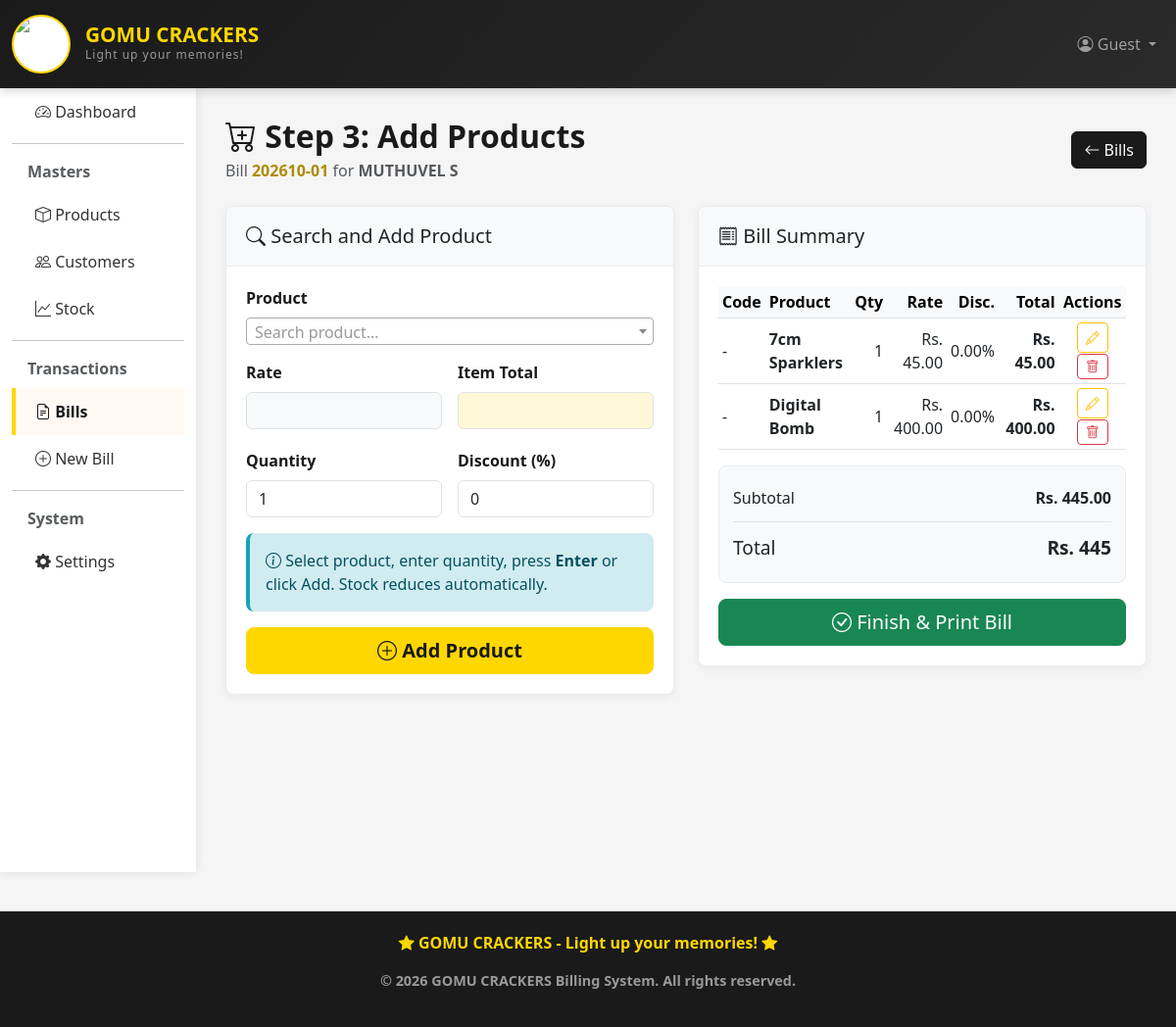
The app's page /billing/bills/39/items/ with its own data.
### billing_app/models.py (models this page shows, shortened)
class Bill(models.Model):
    PAYMENT_CHOICES = [
        ('cash', 'Cash'),
        ('card', 'Card'),
        ('upi', 'UPI'),
        ('cheque', 'Cheque'),
    ]
    bill_number = models.CharField(max_length=30, unique=True, blank=True, null=True, editable=False)
    bill_sequence = models.PositiveIntegerField(default=1)
    customer = models.ForeignKey(Customer, on_delete=models.SET_NULL, null=True, blank=True)
    bill_date = models.DateTimeField(auto_now_add=True)
    subtotal = models.DecimalField(max_digits=10, decimal_places=2, default=0)
    discount_percent = models.DecimalField(max_digits=5, decimal_places=2, default=0)
    discount_amount = models.DecimalField(max_digits=10, decimal_places=2, default=0)
    total_amount = models.DecimalField(max_digits=10, decimal_places=2, default=0)
    payment_method = models.CharField(max_length=10, choices=PAYMENT_CHOICES, default='cash')
    payment_received = models.DecimalField(max_digits=10, decimal_places=2, default=0)
    change_amount = models.DecimalField(max_digits=10, decimal_places=2, default=0)
    is_completed = models.BooleanField(default=False)
    notes = models.TextField(blank=True, null=True)
    created_at = models.DateTimeField(auto_now_add=True)
    updated_at = models.DateTimeField(auto_now=True)
    class Meta:
        ordering = ['-bill_date']

class Customer(models.Model):
    name = models.CharField(max_length=100)
    phone = models.CharField(max_length=15)
    email = models.EmailField(blank=True, null=True)
    address = models.TextField(blank=True, null=True)
    city = models.CharField(max_length=50, blank=True, null=True)
    created_at = models.DateTimeField(auto_now_add=True)
    updated_at = models.DateTimeField(auto_now=True)
    class Meta:
        ordering = ['-created_at']

class BillItem(models.Model):
    bill = models.ForeignKey(Bill, on_delete=models.CASCADE)
    product = models.ForeignKey(Product, on_delete=models.CASCADE)
    quantity = models.PositiveIntegerField(default=1)
    unit = models.CharField(max_length=20, blank=True, null=True, help_text='Unit of this item')
    unit_price = models.DecimalField(max_digits=10, decimal_places=2)
    item_discount = models.DecimalField(max_digits=5, decimal_places=2, default=0)
    item_total = models.DecimalField(max_digits=10, decimal_places=2, default=0)

class Product(models.Model):
    CATEGORY_CHOICES = [
        ('cracker', 'Cracker'),
        ('sparklers', 'Sparklers'),
        ('fancy', 'Fancy'),
        ('bomb', 'Bomb'),
        ('fountain', 'Fountain'),
        ('other', 'Other'),
    ]
    UNIT_CHOICES = [
        ('packet', 'Packet'),
        ('piece', 'Piece'),
        ('box', 'Box'),
        ('case', 'Case'),
    ]
    code = models.CharField(max_length=50, blank=True, null=True, unique=True, help_text='Product code/SKU')
    name = models.CharField(max_length=100)
    category = models.CharField(max_length=20, choices=CATEGORY_CHOICES, default='other')
    unit = models.CharField(max_length=20, choices=UNIT_CHOICES, default='piece', help_text='Unit of measurement')
    price = models.DecimalField(max_digits=10, decimal_places=2)
    quantity = models.IntegerField(default=0)  # Current stock
    description = models.TextField(blank=True, null=True)
    created_at = models.DateTimeField(auto_now_add=True)
    updated_at = models.DateTimeField(auto_now=True)
    class Meta:
        ordering = ['-created_at']
    def __str__(self):
        if self.code:
            return f"[{self.code}] {self.name} ({self.get_unit_display()}) - Stock: {self.quantity}"
        return f"{self.name} ({self.get_unit_display()}) - Stock: {self.quantity}"

### billing_app/views.py (the view)
# urls.py: path('bills/<int:pk>/items/', views.bill_items, name='bill_items'),
def bill_items(request, pk):
    bill = get_object_or_404(Bill, pk=pk)
    if request.method == 'POST':
        form = BillItemForm(request.POST)
        if form.is_valid():
            try:
                item = form.save(commit=False)
                item.bill = bill
                item.save()
                bill.calculate_total()
                messages.success(request, f'{item.product.name} added to bill!')
                return redirect('bill_items', pk=pk)
            except ValueError as e:
                messages.error(request, str(e))
    else:
        form = BillItemForm()
    items = bill.billitem_set.all()
    products = Product.objects.all()
    context = {
        'bill': bill,
        'form': form,
        'items': items,
        'products': products
    }
    return render(request, 'billing/bill_items.html', context)

### billing_app/forms.py
class BillItemForm(forms.ModelForm):
    product = forms.ModelChoiceField(
        queryset=Product.objects.all(),
        empty_label="-- Select Product --",
        widget=forms.Select(attrs={
            'class': 'form-control',
            'id': 'product_select'
        })
    )
    class Meta:
        model = BillItem
        fields = ['product', 'quantity', 'item_discount']
        widgets = {
            'product': forms.Select(attrs={'class': 'form-control', 'id': 'product_select'}),
            'quantity': forms.NumberInput(attrs={'class': 'form-control', 'min': '1', 'id': 'quantity_input'}),
            'item_discount': forms.NumberInput(attrs={'class': 'form-control', 'step': '0.01', 'id': 'discount_input'}),
        }
        labels = {
            'product': 'Select Product',
            'quantity': 'Quantity',
            'item_discount': 'Discount (%)',
        }

### billing_app/templates/billing/bill_items.html (shortened to what this page needs)
{% extends 'billing/base.html' %}
{% block content %}
<div class="d-flex justify-content-between align-items-center gap-3 mb-4 flex-wrap">
    <div>
        <h1 class="page-title mb-1"><i class="bi bi-cart-plus"></i> Step 3: Add Products</h1>
        <div class="text-muted">
            Bill <strong style="color:#b08a00;">{{ bill.bill_number }}</strong>
            {% if bill.customer %}for <strong>{{ bill.customer.name }}</strong>{% else %}for <strong>Walk-in Customer</strong>{% endif %}
        </div>
    </div>
    <a href="{% url 'bill_list' %}" class="btn btn-secondary">
        <i class="bi bi-arrow-left"></i> Bills
    </a>
</div>
<div class="row g-4">
    <div class="col-lg-6">
        <div class="billing-card">
            <div class="billing-card-header">
                <h5 class="mb-0"><i class="bi bi-search"></i> Search and Add Product</h5>
            </div>
            <div class="billing-card-body">
                <form method="POST" id="add-item-form">
                    <div class="mb-3">
                        <label for="product_select" class="form-label">Product</label>
                    </div>
                    <div class="row g-3">
                        <div class="col-md-6">
                            <label class="form-label">Rate</label>
                            <input type="text" id="unit_price_display" class="form-control counter-readonly" readonly>
                        </div>
                        <div class="col-md-6">
                            <label class="form-label">Item Total</label>
                            <input type="text" id="item_total_display" class="form-control counter-total" readonly>
                        </div>
                    </div>
                    <div class="row g-3 mt-1">
                        <div class="col-md-6">
                            <label for="quantity_input" class="form-label">Quantity</label>
                            {{ form.quantity }}
                        </div>
                        <div class="col-md-6">
                            <label for="discount_input" class="form-label">Discount (%)</label>
                            {{ form.item_discount }}
                        </div>
                    </div>
                    <div class="alert alert-info mt-3">
                        <i class="bi bi-info-circle"></i>
                        Select product, enter quantity, press <strong>Enter</strong> or click Add. Stock reduces automatically.
                    </div>
                    <button type="submit" class="btn btn-primary btn-lg w-100">
                        <i class="bi bi-plus-circle"></i> Add Product
                    </button>
                </form>
            </div>
        </div>
    </div>
    <div class="col-lg-6">
        <div class="billing-card">
            <div class="billing-card-header">
                <h5 class="mb-0"><i class="bi bi-receipt"></i> Bill Summary</h5>
            </div>
            <div class="billing-card-body">
                {% if items %}
                <div class="table-responsive">
                    <table class="table table-sm table-hover align-middle">
                        <thead class="table-light">
                            <tr>
                                <th>Code</th>
                                <th>Product</th>
                                <th class="text-end">Qty</th>
                                <th class="text-end">Rate</th>
                                <th class="text-end">Disc.</th>
                                <th class="text-end">Total</th>
                                <th class="text-center">Actions</th>
                            </tr>
                        </thead>
                        <tbody>
                            {% for item in items %}
                            <tr id="item-row-{{ item.id }}">
                                <td>{{ item.product.code|default:"-" }}</td>
                                <td><strong>{{ item.product.name }}</strong></td>
                                <td class="text-end">
                                    <span class="item-display" id="qty-display-{{ item.id }}">{{ item.quantity }}</span>
                                </td>
                                <td class="text-end">Rs. {{ item.unit_price }}</td>
                                <td class="text-end">
                                    <span class="item-display" id="disc-display-{{ item.id }}">{{ item.item_discount }}%</span>
                                </td>
                                <td class="text-end fw-bold" id="total-{{ item.id }}">Rs. {{ item.item_total }}</td>
                                <td class="text-center">
                                    <button class="btn btn-sm btn-outline-warning edit-btn"
                                            onclick="startEdit({{ item.id }})" title="Edit">
                                        <i class="bi bi-pencil"></i>
                                    </button>
                                    <a href="{% url 'remove_bill_item' bill.id item.id %}"
                                       class="btn btn-sm btn-outline-danger remove-btn"
                                       title="Remove {{ item.product.name }}"
                                       onclick="return confirm('Remove {{ item.product.name }} from bill?')">
                                        <i class="bi bi-trash"></i>
                                    </a>
                                </td>
                            </tr>
                            {% endfor %}
                        </tbody>
                    </table>
                </div>
                <div class="bill-total-box">
                    <div><span>Subtotal</span><strong>Rs. {{ bill.subtotal }}</strong></div>
                    <div class="grand-total">
                        <span>Total</span>
                        <strong>Rs. {{ bill.total_amount|floatformat:"0" }}</strong>
                    </div>
                </div>
                <a href="{% url 'bill_finalize' bill.id %}" class="btn btn-success btn-lg w-100 mt-3">
                    <i class="bi bi-check-circle"></i> Finish &amp; Print Bill
                </a>
                {% else %}
                <div class="empty-bill">
                    <i class="bi bi-bag-plus"></i>
                    <h5>No products added yet</h5>
                    <p class="text-muted">Search a product and add it to start the bill.</p>
                </div>
                {% endif %}
            </div>
        </div>
    </div>
</div>
<link href="https://cdn.jsdelivr.net/npm/select2@4.1.0-rc.0/dist/css/select2.min.css" rel="stylesheet">
{% endblock %}

### billing_app/templates/billing/base.html (style rules this page uses)
:root { --primary-color: #FFD700; --secondary-color: #1a1a1a; --light-color: #FFF8F3; --dark-color: #1a1a1a; }
body { background-color: #f5f5f5; font-family: 'Segoe UI', Tahoma, Geneva, Verdana, sans-serif; }
.btn-primary { background-color: var(--primary-color); border-color: var(--primary-color); color: var(--secondary-color); font-weight: 600; }
.btn-secondary { background-color: var(--secondary-color); border-color: var(--secondary-color); color: white; }
.page-title { color: var(--secondary-color); font-weight: 700; margin-bottom: 30px; font-size: 2rem; }
.form-label { font-weight: 600; color: var(--secondary-color); }
.alert { border: none; border-radius: 8px; border-left: 4px solid; }
.alert-info { border-left-color: #17a2b8; background-color: #d1ecf1; }

### billing_app/templates/billing/bill_items.html (style rules this page uses)
.billing-card { background: #fff; border: 1px solid #e9ecef; border-radius: 8px; box-shadow: 0 2px 10px rgba(0,0,0,0.06); overflow: hidden; }
.billing-card-header { padding: 18px 20px; border-bottom: 1px solid #e9ecef; background: #f8f9fa; }
.billing-card-body { padding: 20px; }
.counter-readonly { background: #f8f9fa; font-weight: 700; }
.counter-total { background: #fff8d6; font-weight: 700; color: #1a1a1a; }
.bill-total-box { border: 1px solid #e9ecef; border-radius: 8px; padding: 14px; background: #f8f9fa; }
.bill-total-box div { display: flex; justify-content: space-between; gap: 16px; padding: 6px 0; }
.grand-total { border-top: 1px solid #dee2e6; margin-top: 6px; padding-top: 12px !important; font-size: 1.2rem; }
.remove-btn { padding: 2px 8px; font-size: 0.85rem; }

### records on screen
Bill: bill_number "202610-01", customer.name "MUTHUVEL S", subtotal "445.00", total_amount "445"
BillItem: product.code "-", product.name "7cm Sparklers", quantity "1", unit_price "45.00", item_discount "0.00", item_total "45.00"
BillItem: product.code "-", product.name "Digital Bomb", quantity "1", unit_price "400.00", item_discount "0.00", item_total "400.00"
